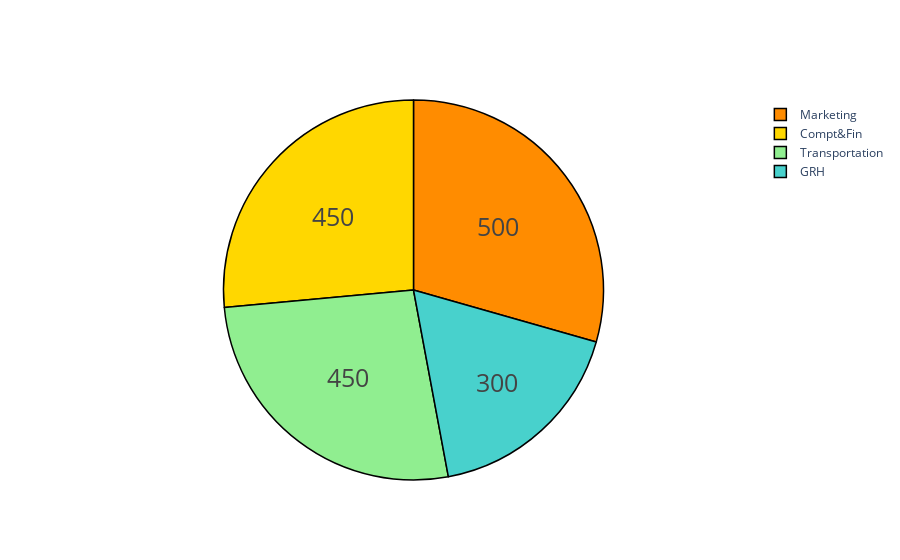

Notebook code cell kept with this figure:
### Code cell
services = ['Compt&Fin' , 'GRH','Marketing','Transportation']
amount = [450,300,500,450]
colors = ['gold', 'mediumturquoise', 'darkorange', 'lightgreen']

trace = go.Pie(labels=services , values=amount,hoverinfo='percent+label',textinfo='value',textfont=dict(size=25),
              marker = dict(colors=colors , line=dict(color='#000000',width=1.5)))
#plot
iplot([trace])

### Figure 1 — Plotly figure (JSON) as saved in the notebook; plotly's stock layout.template omitted (floating-point values rounded to 4 significant figures)
{"data": [{"hoverinfo": "percent+label", "labels": ["Compt&Fin", "GRH", "Marketing", "Transportation"], "marker": {"colors": ["gold", "mediumturquoise", "darkorange", "lightgreen"], "line": {"color": "#000000", "width": 1.5}}, "textfont": {"size": 25}, "textinfo": "value", "type": "pie", "values": [450, 300, 500, 450]}], "layout": {}}
